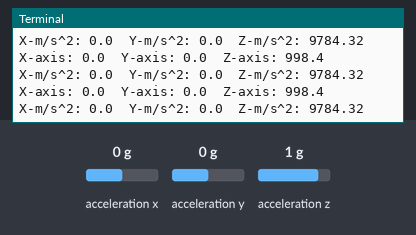
The program below on a simulated Raspberry Pi (BCM pin numbers). On the bench: the last lines printed to the terminal. The test bench sets the inputs (shaded band); at power-on: acceleration x 0 g, acceleration y 0 g, acceleration z 1 g.

Above: at 1.7 s.
1.8 s: acceleration x set to -1.4 g
At 2.5 s:
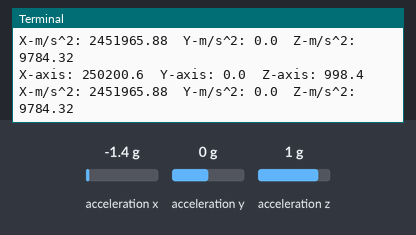
3.3 s: acceleration y set to -1.4 g
At 4.1 s:
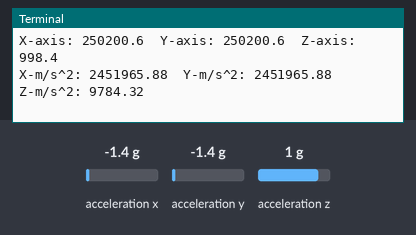
4.8 s: acceleration z set to -1.4 g
At 5.4 s:
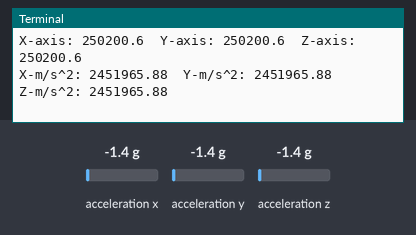

The program:

adxl345.py
```python
# In this program we log data of an accelerometer(adxl345).
# Output data is printed out in both the raw decimal value of each axis as well as the m/s^2 format.
# To enable I2C mode: pin !CS: connected to Vdd.
# ALT ADDRESS(pin12): Vdd ---> I2C Add= 0x1D(followed by R/!W bit)
# ALT ADDRESS(pin12): GND ---> I2C Add= 0x53(followed by R/!W bit)
# To set up adxl345 we need to initialize these registers:
# BW_RATE register(add 0x2c):0x09
# 	LOW_POWER bit= 0: normal operation
#	Output data rate: 50Hz(BW=25Hz)
# POWER_CTL(add 0x2d):0x08
#	AUTO_SLEEP: disabled
# DATA_FORMAT(add 0x31):0x08
#	Self-Test: disabled
#	Full resolution
#	+/-2g(10 bits)
#
# DATAX, DATAY, DATAZ Registes: Add 0x32 to 0x37
#
#    Raspberry-pi		ADXL345
#    1(3.3v)	  		 Vcc
#    3(SDA)			 SDA
#    5(SCL)			 SCL
#    6(GND)			 GND
#				 SDO	Vcc --> ADXL345_add=0x1d
#				 !CS    Vcc --> ADXL345 in i2c mode
import smbus
import time

# define addresses
adxl345_add = 0x1d
BW_Rate_reg_add = 0x2c
PWR_CTL_reg_add = 0x2d
DATA_FORMAT_reg_add = 0x31
DATAX0_add = 0x32
DATAX1_add = 0x33
DATAY0_add = 0x34
DATAY1_add = 0x35
DATAZ0_add = 0x36
DATAZ1_add = 0x37

# Get I2C bus
bus = smbus.SMBus(1) # opens /dev/i2c-1

scale_factor_2g = 3.9 # 3.9mg/LSB
gravity_value_ms2 = 9.8 # 1g = 9.8m/s^2

def init_adxl_register():
# Initialize Registers
# Set BW_Rate Reg. to 0x09:
#       Normal operation, Output data rate= 50 Hz
	bus.write_byte_data(adxl345_add, BW_Rate_reg_add, 0x09)

# Set POWER_CTL Reg. to 0x80:
# 	Disable auto_sleep
	bus.write_byte_data(adxl345_add, PWR_CTL_reg_add, 0x08)

# Set DATA_FORMAT Reg. to 0x08:
#	Disable self_test, SPI
# 	set to full_resolution, OutputResolution: +/-2g Range(10 bit)
#	set sensitivity mode of device to 2g --> each LSB = 3.9milli g
#	1g = 9.8m/s^2
	bus.write_byte_data(adxl345_add, DATA_FORMAT_reg_add, 0x08)


def read_axis_data():
# Read Data from X-Axis LSB, X-Axis MSB
#X0_LSB = bus.read_byte_data(adxl345_add, DATAX0_add)
#X1_MSB = bus.read_byte_data(adxl345_add, DATAX1_add)
	x = bus.read_i2c_block_data(adxl345_add, DATAX0_add, 2)
	XAccl = (x[1] * 256) + x[0]
#	XAccl1 = (x[1]<<8) | x[0]
	if (XAccl > 511): # bit 10 is 1: XACC1 is 2's complement of a digit
		XAccl = XAccl-1024 # gives back the real negative value of XAccl
	XAccl = XAccl * scale_factor_2g
    	#XAccl = XAccl * scale_factor_2g
	XAccl1 = XAccl * gravity_value_ms2
        #XAccl1 = XAccl * gravity_value_ms2

    	#XAccl1 = XAccl * gravity_value_ms2
    	#XAccl1 = XAccl * gravity_value_ms2 # result as m/s^2
	XAccl = round(XAccl,4)
	XAccl1 = round(XAccl1,4)
# Read Data from Y-Axis LSB, Y-Axis MSB
#Y0_LSB = bus.read_byte_data(adxl345_add, DATAY0_add)
#Y1_MSB = bus.read_byte_data(adxl345_add, DATAY1_add)
	y = bus.read_i2c_block_data(adxl345_add, DATAY0_add, 2)
	YAccl = (y[1] * 256) + y[0]
	if (YAccl > 511):
		YAccl = YAccl -1024
	YAccl = YAccl * scale_factor_2g
	YAccl1 = YAccl * gravity_value_ms2 # result as m/s^2
	YAccl = round(YAccl,4)
	YAccl1 = round(YAccl1,4)
# Read Data from Z-Axis LSB, Z-Axis MSB
#Z0_LSB = bus.read_byte_data(adxl345_add, DATAZ0_add)
#Z1_MSB = bus.read_byte_data(adxl345_add, DATAZ1_add)
	z = bus.read_i2c_block_data(adxl345_add, DATAZ0_add, 2)
	ZAccl = (z[1] * 256) + z[0]
	if (ZAccl > 511):
		ZAccl = ZAccl -1024
	ZAccl = ZAccl * scale_factor_2g
	ZAccl1 = ZAccl * gravity_value_ms2 # result as m/s^2
	ZAccl = round(ZAccl,4)
	ZAccl1 = round(ZAccl1,4)
	return(XAccl, YAccl, ZAccl, XAccl1, YAccl1, ZAccl1)

if __name__ == '__main__':
        init_adxl_register()
        time.sleep(0.5)
        while(True):
                xaxis, yaxis, zaxis, xaxis_g, yaxis_g, zaxis_g = read_axis_data()
                #print('{0:9}'.format('X-axis:'),xaxis, '{0:9}'.format('Y-axis:'),yaxis, '{0:9}'.format('Z-axis:'),zaxis)
                print('X-axis:',xaxis, ' Y-axis:',yaxis, ' Z-axis:',zaxis)
                print('X-m/s^2:',xaxis_g, ' Y-m/s^2:',yaxis_g, ' Z-m/s^2:',zaxis_g)
```

Measured:
- after the input at 1.8 s, the terminal: prints a new line at once (image 1)
- after the input at 3.3 s, the terminal: prints a new line at once (image 2)
- after the input at 4.8 s, the terminal: prints a new line at once (image 3)
